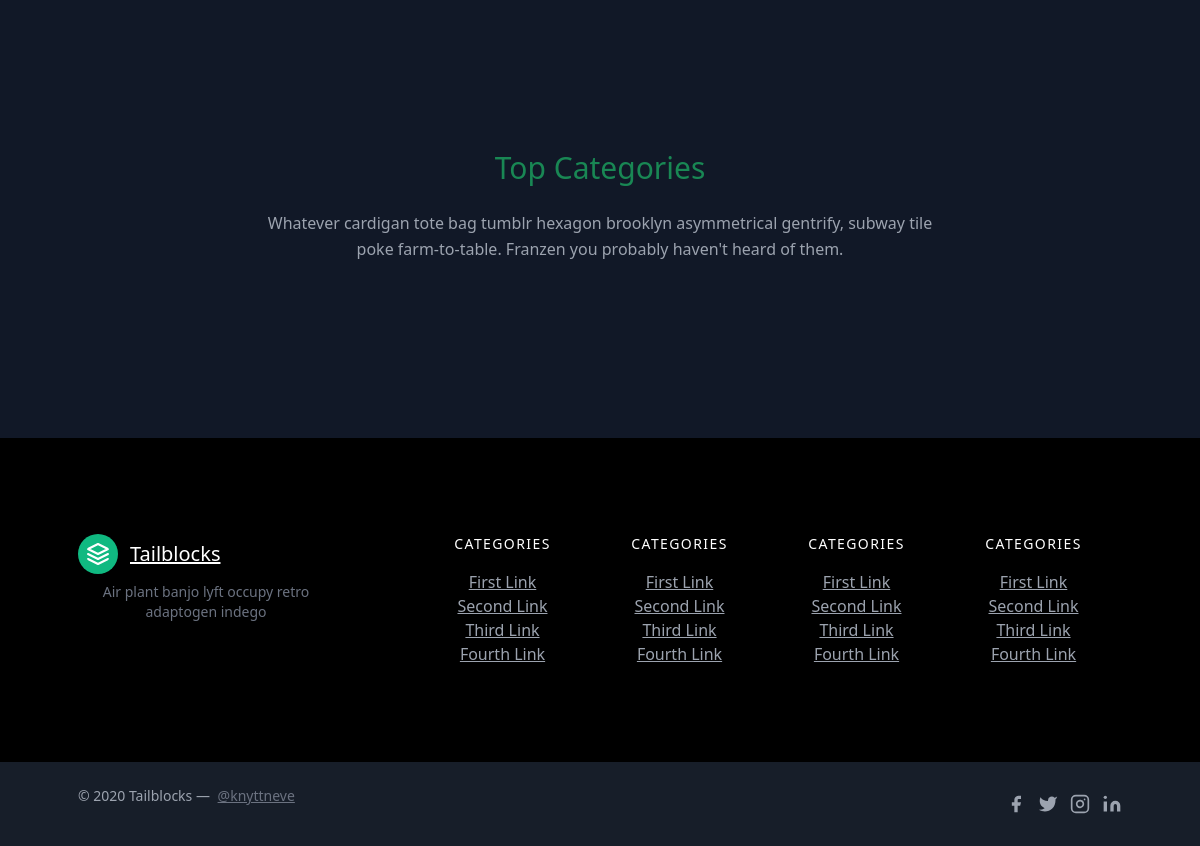
Before: / (lower part) with the older database file.
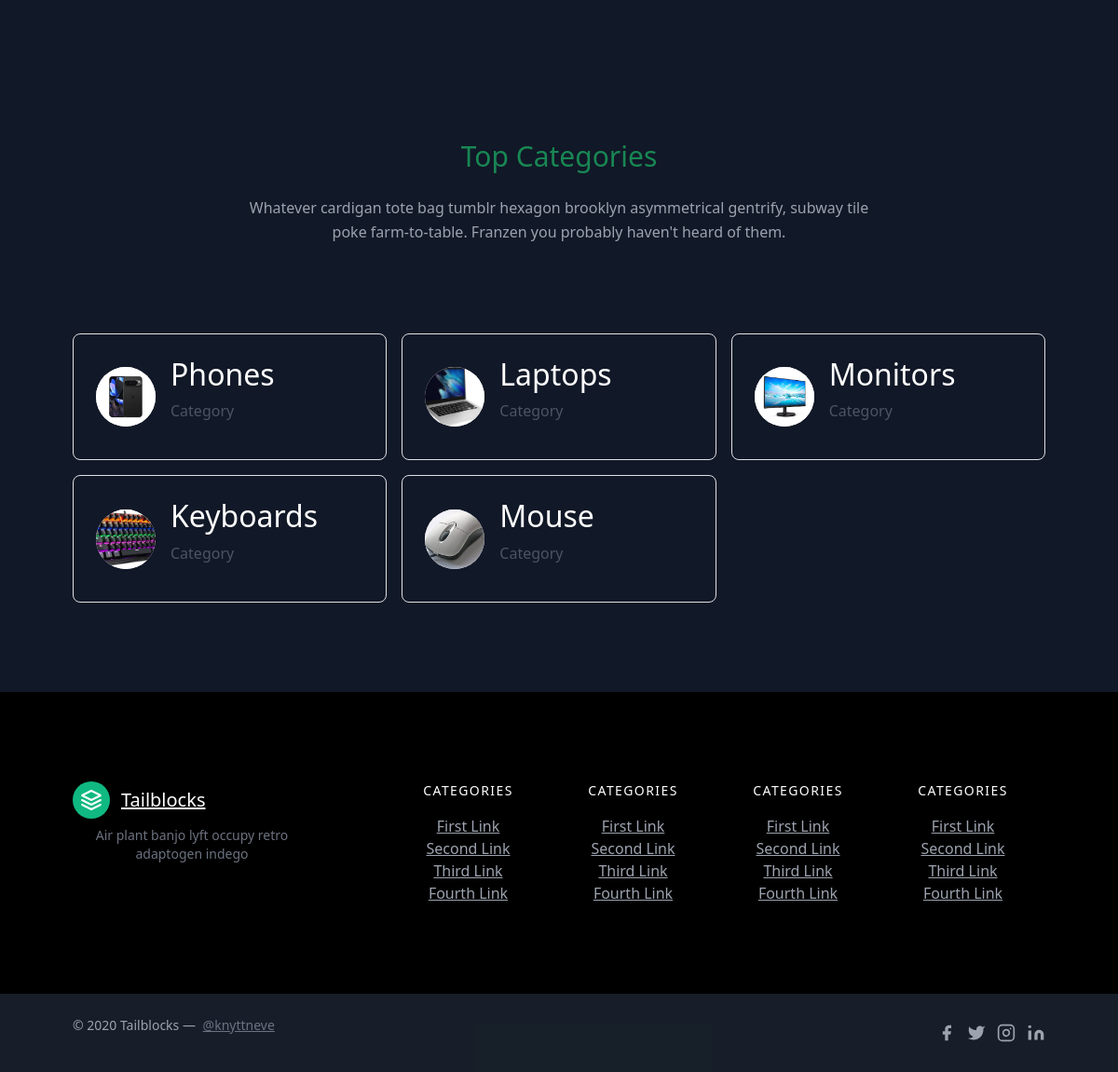
After: the same page with the newer database file.
### home/models.py (models this page shows, shortened)
class Categories(models.Model):
    name = models.CharField(max_length=100)
    description = models.TextField()
    image = models.ImageField(upload_to='images/categories/')

### home/views.py (the view)
# urls.py: path('', include('home.urls')),
def home(request):
    categories = Categories.objects.all() # Fetching all the categories
    offers = Offers.objects.all() # Fetching all the offers
    return render(request, 'index.html', {"categories":categories, "offers":offers})

### home/templates/index.html (shortened to what this page needs)
{% extends 'layout.html' %}
{% block body %}
<section class="text-gray-400 mt-5 bg-gray-900 body-font">
    <div class="container px-5 py-24 mx-auto">
    </div>
  </section>
  <section class="text-gray-400 bg-gray-900 body-font">
    <div class="container px-5 py-24 mx-auto">
      <div class="flex flex-col text-center w-full mb-20">
        <h1 class="sm:text-3xl text-2xl font-medium title-font mb-4 text-success">Top Categories</h1>
        <p class="lg:w-2/3 mx-auto leading-relaxed text-base">Whatever cardigan tote bag tumblr hexagon brooklyn asymmetrical gentrify, subway tile poke farm-to-table. Franzen you probably haven't heard of them.</p>
      </div>
      <div class="flex flex-wrap -m-2">
        {% for category in categories %}
        <div class="p-2 lg:w-1/3 md:w-1/2 w-full">
          <div class="h-full flex items-center  hover:bg-black border-gray-800 border p-4 rounded-lg" style="transition: 0.5s;">
            <img alt="team" class="w-16 h-16 bg-gray-100 object-cover object-center flex-shrink-0 rounded-full mr-4" src="/media/{{category.image}}">
            <div class="flex-grow">
              <a href="/category/{{category.id}}" class="text-decoration-none"><h2 class="text-white title-font font-medium">{{category.name}}</h2></a>
              <p class="text-gray-600">Category</p>
            </div>
          </div>
        </div>
        {% endfor %}
      </div>
    </div>
  </section>
{% endblock %}

Changed rows visible on the page:
added Categories: image (picture), name "Phones"
added Categories: image (picture), name "Laptops"
added Categories: image (picture), name "Monitors"
added Categories: image (picture), name "Keyboards"
added Categories: image (picture), name "Mouse"
